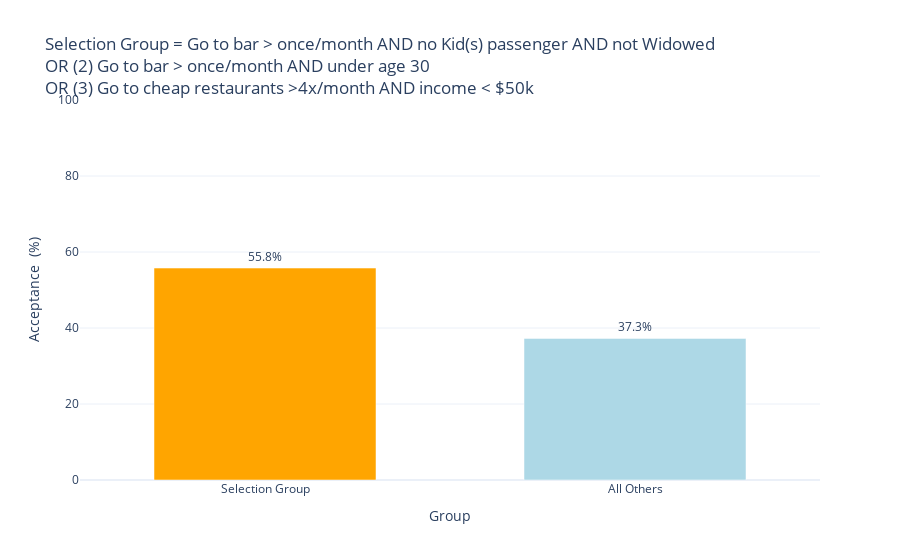

Source (notebook cell):
### Code cell
# use plotly for same chart as above
# Define groupings
barmorethanonce = ['4~8', 'gt8']
under30years = ['below21', '21-25', '26-30']
lowcostrestaurantgreaterthan4 = ['4~8', 'gt8']
incomebrackets = [
    'less than $12500',
    '$12500 - $24999',
    '$25000 - $37499',
    '$37500 - $49999'
]

# Define Selection Group
group1 = bardata[
    (
        (bardata['Bar'].isin(barmorethanonce)) &
        (bardata['passenger'] != 'Kid(s)') &
        (bardata['maritalStatus'] != 'Widowed')
    )
    |
    (
        (bardata['Bar'].isin(barmorethanonce)) &
        (bardata['age'].isin(under30years))
    )
    |
    (
        (bardata['RestaurantLessThan20'].isin(lowcostrestaurantgreaterthan4)) &
        (bardata['income'].isin(incomebrackets))
    )
]

# Group 2: all others
group2 = bardata[~bardata.index.isin(group1.index)]

# Calculate acceptance rates
rate1 = group1['Y'].mean() * 100
rate2 = group2['Y'].mean() * 100

# Prepare data 
plot_df = pd.DataFrame({
    'Group': ['Selection Group', 'All Others'],
    'Acceptance Rate': [rate1, rate2]
})

# Create Plotly bar chart
fig = px.bar(
    plot_df,
    x='Group',
    y='Acceptance Rate',
    text='Acceptance Rate',
    color='Group',
    color_discrete_sequence=['orange', 'lightblue'],
    title=(
        "Selection Group = Go to bar > once/month AND no Kid(s) passenger AND not Widowed<br>"
        "OR (2) Go to bar > once/month AND under age 30<br>"
        "OR (3) Go to cheap restaurants >4x/month AND income < $50k<br>"
    )
)

fig.update_traces(texttemplate='%{text:.1f}%', textposition='outside')
fig.update_layout(
    yaxis_title='Acceptance  (%)',
    yaxis_range=[0, 100],
    uniformtext_minsize=8,
    uniformtext_mode='hide',
    bargap=0.4,
    template='plotly_white',
    showlegend=False
)

fig.show()

### Figure 1 — Plotly figure (JSON) as saved in the notebook; plotly's stock layout.template omitted (floating-point values rounded to 4 significant figures)
{"data": [{"alignmentgroup": "True", "hovertemplate": "Group=%{x}<br>Acceptance Rate=%{text}<extra></extra>", "legendgroup": "Selection Group", "marker": {"color": "orange", "pattern": {"shape": ""}}, "name": "Selection Group", "offsetgroup": "Selection Group", "orientation": "v", "showlegend": true, "text": [55.77], "textposition": "outside", "texttemplate": "%{text:.1f}%", "type": "bar", "x": ["Selection Group"], "xaxis": "x", "y": [55.77], "yaxis": "y"}, {"alignmentgroup": "True", "hovertemplate": "Group=%{x}<br>Acceptance Rate=%{text}<extra></extra>", "legendgroup": "All Others", "marker": {"color": "lightblue", "pattern": {"shape": ""}}, "name": "All Others", "offsetgroup": "All Others", "orientation": "v", "showlegend": true, "text": [37.27], "textposition": "outside", "texttemplate": "%{text:.1f}%", "type": "bar", "x": ["All Others"], "xaxis": "x", "y": [37.27], "yaxis": "y"}], "layout": {"bargap": 0.4, "barmode": "relative", "legend": {"title": {"text": "Group"}, "tracegroupgap": 0}, "showlegend": false, "title": {"text": "Selection Group = Go to bar > once/month AND no Kid(s) passenger AND not Widowed<br>OR (2) Go to bar > once/month AND under age 30<br>OR (3) Go to cheap restaurants >4x/month AND income < $50k<br>"}, "uniformtext": {"minsize": 8, "mode": "hide"}, "xaxis": {"anchor": "y", "categoryarray": ["Selection Group", "All Others"], "categoryorder": "array", "domain": [0, 1], "title": {"text": "Group"}}, "yaxis": {"anchor": "x", "domain": [0, 1], "range": [0, 100], "title": {"text": "Acceptance  (%)"}}}}
